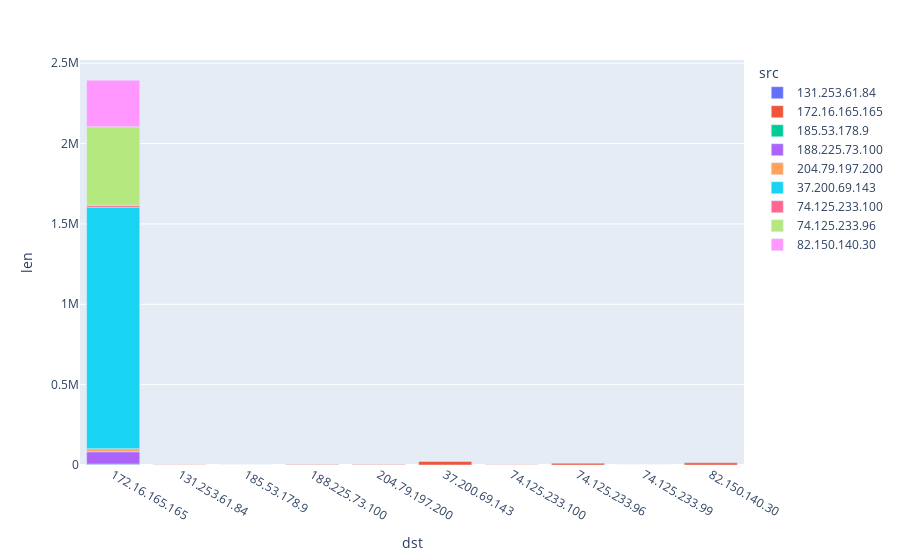

Write notebook code for a chart like this one.
### Code cell
fig = px.bar(http.groupby(["src","dst"]).sum().reset_index(), x="dst", y="len", color="src")
fig.show()

### Figure 1 — Plotly figure (JSON) as saved in the notebook; plotly's stock layout.template omitted (floating-point values rounded to 4 significant figures)
{"data": [{"alignmentgroup": "True", "hovertemplate": "src=131.253.61.84<br>dst=%{x}<br>len=%{y}<extra></extra>", "legendgroup": "131.253.61.84", "marker": {"color": "#636efa"}, "name": "131.253.61.84", "offsetgroup": "131.253.61.84", "orientation": "v", "showlegend": true, "textposition": "auto", "type": "bar", "x": ["172.16.165.165"], "xaxis": "x", "y": [784], "yaxis": "y"}, {"alignmentgroup": "True", "hovertemplate": "src=172.16.165.165<br>dst=%{x}<br>len=%{y}<extra></extra>", "legendgroup": "172.16.165.165", "marker": {"color": "#EF553B"}, "name": "172.16.165.165", "offsetgroup": "172.16.165.165", "orientation": "v", "showlegend": true, "textposition": "auto", "type": "bar", "x": ["131.253.61.84", "185.53.178.9", "188.225.73.100", "204.79.197.200", "37.200.69.143", "74.125.233.100", "74.125.233.96", "74.125.233.99", "82.150.140.30"], "xaxis": "x", "y": [877, 685, 2765, 3059, 22347, 1095, 11166, 120, 13633], "yaxis": "y"}, {"alignmentgroup": "True", "hovertemplate": "src=185.53.178.9<br>dst=%{x}<br>len=%{y}<extra></extra>", "legendgroup": "185.53.178.9", "marker": {"color": "#00cc96"}, "name": "185.53.178.9", "offsetgroup": "185.53.178.9", "orientation": "v", "showlegend": true, "textposition": "auto", "type": "bar", "x": ["172.16.165.165"], "xaxis": "x", "y": [4638], "yaxis": "y"}, {"alignmentgroup": "True", "hovertemplate": "src=188.225.73.100<br>dst=%{x}<br>len=%{y}<extra></extra>", "legendgroup": "188.225.73.100", "marker": {"color": "#ab63fa"}, "name": "188.225.73.100", "offsetgroup": "188.225.73.100", "orientation": "v", "showlegend": true, "textposition": "auto", "type": "bar", "x": ["172.16.165.165"], "xaxis": "x", "y": [77239], "yaxis": "y"}, {"alignmentgroup": "True", "hovertemplate": "src=204.79.197.200<br>dst=%{x}<br>len=%{y}<extra></extra>", "legendgroup": "204.79.197.200", "marker": {"color": "#FFA15A"}, "name": "204.79.197.200", "offsetgroup": "204.79.197.200", "orientation": "v", "showlegend": true, "textposition": "auto", "type": "bar", "x": ["172.16.165.165"], "xaxis": "x", "y": [18207], "yaxis": "y"}, {"alignmentgroup": "True", "hovertemplate": "src=37.200.69.143<br>dst=%{x}<br>len=%{y}<extra></extra>", "legendgroup": "37.200.69.143", "marker": {"color": "#19d3f3"}, "name": "37.200.69.143", "offsetgroup": "37.200.69.143", "orientation": "v", "showlegend": true, "textposition": "auto", "type": "bar", "x": ["172.16.165.165"], "xaxis": "x", "y": [1503936], "yaxis": "y"}, {"alignmentgroup": "True", "hovertemplate": "src=74.125.233.100<br>dst=%{x}<br>len=%{y}<extra></extra>", "legendgroup": "74.125.233.100", "marker": {"color": "#FF6692"}, "name": "74.125.233.100", "offsetgroup": "74.125.233.100", "orientation": "v", "showlegend": true, "textposition": "auto", "type": "bar", "x": ["172.16.165.165"], "xaxis": "x", "y": [11718], "yaxis": "y"}, {"alignmentgroup": "True", "hovertemplate": "src=74.125.233.96<br>dst=%{x}<br>len=%{y}<extra></extra>", "legendgroup": "74.125.233.96", "marker": {"color": "#B6E880"}, "name": "74.125.233.96", "offsetgroup": "74.125.233.96", "orientation": "v", "showlegend": true, "textposition": "auto", "type": "bar", "x": ["172.16.165.165"], "xaxis": "x", "y": [487849], "yaxis": "y"}, {"alignmentgroup": "True", "hovertemplate": "src=82.150.140.30<br>dst=%{x}<br>len=%{y}<extra></extra>", "legendgroup": "82.150.140.30", "marker": {"color": "#FF97FF"}, "name": "82.150.140.30", "offsetgroup": "82.150.140.30", "orientation": "v", "showlegend": true, "textposition": "auto", "type": "bar", "x": ["172.16.165.165"], "xaxis": "x", "y": [289702], "yaxis": "y"}], "layout": {"autosize": true, "barmode": "relative", "legend": {"title": {"text": "src"}, "tracegroupgap": 0}, "margin": {"t": 60}, "xaxis": {"anchor": "y", "autorange": true, "domain": [0, 1], "range": [-0.5, 9.5], "title": {"text": "dst"}, "type": "category"}, "yaxis": {"anchor": "x", "autorange": true, "domain": [0, 1], "range": [0, 2520000.0], "title": {"text": "len"}, "type": "linear"}}}
